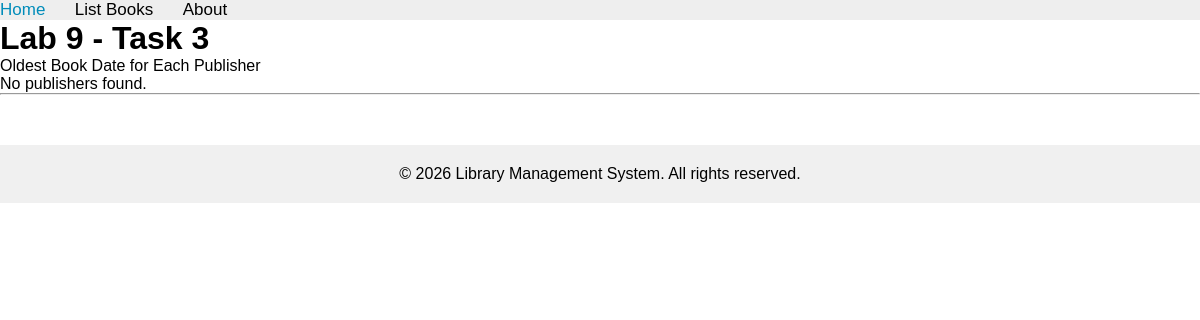
Page /books/lab9/task3 on the earlier database version.
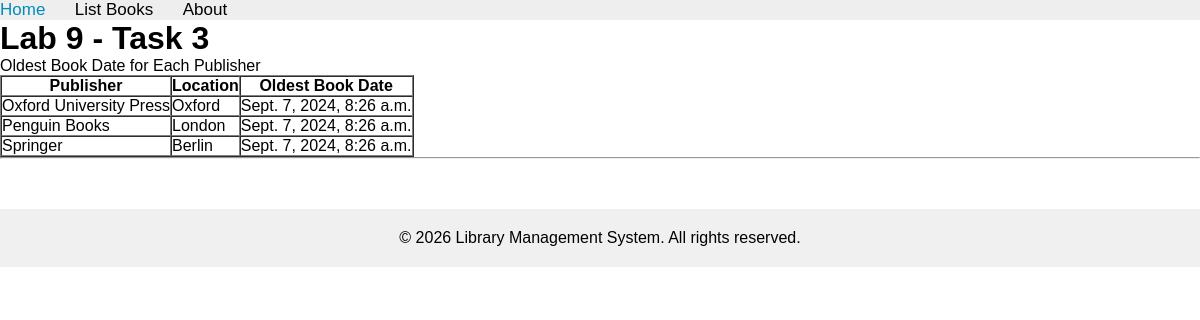
Same page on the later database version.
### apps/bookmodule/models.py (models this page shows, shortened)
class Publisher(models.Model):
    name = models.CharField(max_length=200)
    location = models.CharField(max_length=300)

### apps/bookmodule/views.py (the view)
# urls.py: path('lab9/task3', views.lab9_task3, name="books.lab9_task3"),
def lab9_task3(request):
    publishers = Publisher.objects.annotate(oldest_book_date=Min('books__pubdate')).order_by('name')
    context = {'publishers': publishers}
    return render(request, 'bookmodule/lab9_task3.html', context)

### apps/templates/bookmodule/lab9_task3.html (shortened to what this page needs)
{% extends "layouts/base.html" %}
{% block content %}
<h1>Lab 9 - Task 3</h1>
<p>Oldest Book Date for Each Publisher</p>
{% if publishers %}
    <table border="1" cellpadding="8" cellspacing="0">
        <tr>
            <th>Publisher</th>
            <th>Location</th>
            <th>Oldest Book Date</th>
        </tr>
        {% for pub in publishers %}
            <tr>
                <td>{{ pub.name }}</td>
                <td>{{ pub.location }}</td>
                <td>{{ pub.oldest_book_date|default:"N/A" }}</td>
            </tr>
        {% endfor %}
    </table>
{% else %}
    <p>No publishers found.</p>
{% endif %}
{% endblock content %}

Differences in the rows shown:
added Publisher: name "Oxford University Press", location "Oxford", oldest_book_date "Sept. 7, 2024, 8:26 a.m."
added Publisher: name "Penguin Books", location "London", oldest_book_date "Sept. 7, 2024, 8:26 a.m."
added Publisher: name "Springer", location "Berlin", oldest_book_date "Sept. 7, 2024, 8:26 a.m."
Other differences:
text no longer shown: "No publishers found."
text now shown: "Publisher Location Oldest Book Date"
